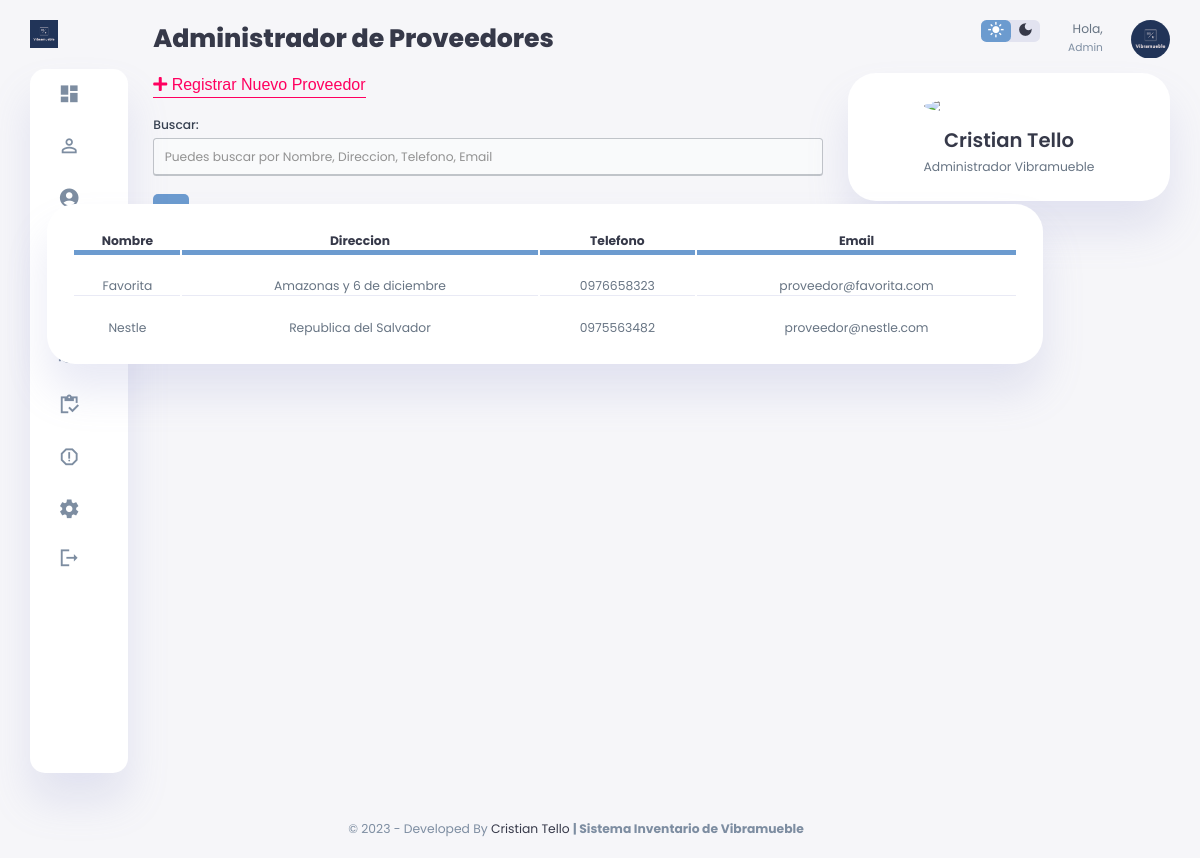
/php/proveedor_panel.php, run on the app's committed database.
### tables this page shows
CREATE TABLE `proveedores` (
  `Id_Proveedor` int(11) NOT NULL,
  `Nombre_Proveedor` varchar(100) NOT NULL,
  `Direccion_Proveedor` varchar(100) NOT NULL,
  `Telefono_Proveedor` varchar(100) NOT NULL,
  `Email_Proveedor` varchar(100) NOT NULL,
  `Estado_Proveedor` int(1) NOT NULL DEFAULT 1
);

### php/proveedor_panel.php (the view, shortened to what this page needs)
<?php
include('dbconnection.php');
include('parts/head.php');
?>
</head>
<body>
    <?php
    include('parts/sidebar.php')
    ?>
    <main>
        <h1>Administrador de Proveedores</h1>
        <br>
        <p>
            <button class="button-modal" data-modal="form-cliente">
                <span><i class='fa fa-plus'></i></span>
                Registrar Nuevo Proveedor
            </button>
        </p>
        <div class="nice-form-group">
            <div class="nice-form-group" width="30%">
                <label for="campo">Buscar: </label>
                <input type="text" class="campo" name="campo" id="campo" placeholder="Puedes buscar por Nombre, Direccion, Telefono, Email" />
            </div>
        </div>
        <div class="recent-orders">
            <table>
                <thead>
                    <tr>
                        <th>Nombre</th>
                        <th>Direccion</th>
                        <th>Telefono</th>
                        <th>Email</th>
                    </tr>
                </thead>
                <tbody class="content">
                    <?php
                    $sql_register = mysqli_query($con, "SELECT COUNT(*) as total_registro FROM proveedores");
                    $result_register = mysqli_fetch_array($sql_register);
                    $total_registro = $result_register['total_registro'];
                    $por_pagina = 5;
                    if (empty($_GET['pagina'])) {
                        $pagina = 1;
                    } else {
                        $pagina = $_GET['pagina'];
                    }
                    $desde = ($pagina - 1) * $por_pagina;
                    $total_paginas = ceil($total_registro / $por_pagina);
                    $ret = mysqli_query($con, "SELECT * FROM proveedores LIMIT $desde,$por_pagina");
                    $row = mysqli_num_rows($ret);
                    if ($row > 0) {
                        while ($row = mysqli_fetch_array($ret)) {
                            if ($row['Estado_Proveedor'] == 1) {
                                $color_row = "";
                            } else {
                                $estado_text = "Inactivo";
                                $color_row = "style='background-color: #ffb0b0; '";
                                $display = "style='display: none; '";
                                $displayActive = "style='display: '";
                            }
                    ?>
                            <tr class="id_row" <?php echo $color_row; ?> id="<?php echo $row['Id_Proveedor'] ?>">
                                <td>
                                    <div class="nice-form-group">
                                        <span class="editSpan Nombre_Proveedor"><?php echo $row['Nombre_Proveedor']; ?></span>
                                    </div>
                                </td>
                                <td>
                                    <div class="nice-form-group">
                                        <span class="editSpan Direccion_Proveedor"><?php echo $row['Direccion_Proveedor']; ?></span>
                                    </div>
                                </td>
                                <td>
                                    <div class="nice-form-group">
                                        <span class="editSpan Telefono_Proveedor"><?php echo $row['Telefono_Proveedor']; ?></span>
                                    </div>
                                </td>
                                <td>
                                    <div class="nice-form-group">
                                        <span class="editSpan Email_Proveedor"><?php echo $row['Email_Proveedor']; ?></span>
                                    </div>
                                </td>
                            </tr>
                        <?php
                        }
                    } else { ?>
                        <tr>
                            <th style="text-align:center; color:red;" colspan="8">No hay datos</th>
                        </tr>
                    <?php }
                    ?>
                </tbody>
            </table>
        </div>
        <br>
        <div class="pagination">
            <?php
            for ($i = 1; $i <= $total_paginas; $i++) {
                if ($i == $pagina) {
                    echo '<a class="active">' . $i . '</a>';
                } else {
                    echo '<a href="?pagina=' . $i . '">' . $i . '</a>';
                }
            }
            ?>
        </div>
    </main>
    <?php
    include('parts/right_section.php');
    ?>
    </div>
    <?php
    include('parts/footer.php');
    ?>
</body>

### css/style.css (style rules this page uses)
:root { --color-primary: #6c9bcf; --color-danger: #ff0060; --color-success: #1b9c85; --color-warning: #f7d060; --color-white: #fff; --color-info-dark: #7d8da1; --color-dark: #363949; --color-light: rgba(132, 139, 200, 0.18); --color-dark-variant: #677483; --color-background: #f6f6f9; --card-border-radius: 2rem; --border-radius-1: 0.4rem; --border-radius-2: 1.2rem; --card-padding: 1.8rem; --padding-1: 1.2rem; --box-shadow: 0 2rem 3rem var(--color-light); color: #fb8f8f; }
* { margin: 0; padding: 0; outline: 0; appearance: 0; border: 0; text-decoration: none; box-sizing: border-box; }
html { font-size: 14px; }
body { width: 100vw; height: 100vh; font-family: "Poppins", sans-serif; font-size: 0.88rem; user-select: none; overflow-x: hidden; color: var(--color-dark); background-color: var(--color-background); }
a { color: var(--color-dark); }
h1 { font-weight: 800; font-size: 1.8rem; }
p { color: var(--color-dark-variant); }
main { margin-top: 1.4rem; }
main .recent-orders { margin-top: 1.3rem; }
main .recent-orders table { background-color: var(--color-white); width: 100%; padding: var(--card-padding); text-align: center; box-shadow: var(--box-shadow); border-radius: var(--card-border-radius); transition: all 0.3s ease; }
main .recent-orders table thead th { border-bottom: var(--color-primary) 5px solid; }
main table tbody td { height: 2.8rem; border-bottom: 1px solid var(--color-light); color: var(--color-dark-variant); }
main table tbody tr:last-child td { border: none; }
main .pagination { display: inline-block; }
main .pagination a { color: var(--color-primary); float: left; padding: 8px 16px; text-decoration: none; }
main .pagination a.active { background-color: var(--color-primary); color: white; border-radius: 5px; }
@media screen and (max-width: 1200px) { main .recent-orders { width: 94%; position: absolute; left: 50%; transform: translateX(-50%); margin: 2rem 0 0 0.8rem; } }
@media screen and (max-width: 1200px) { main .recent-orders table { width: 83vw; } }

### css/modal_form_style.css (style rules this page uses)
button.button-modal { background: none; border-top: none; outline: none; border-right: none; border-left: none; border-bottom: #ff0060 1px solid; padding: 0 0 3px 0; font-size: 16px; color: #ff0060; cursor: pointer; }

### data on the page
proveedores: Nombre_Proveedor "Favorita", Direccion_Proveedor "Amazonas y 6 de diciembre", Telefono_Proveedor "0976658323", Email_Proveedor "proveedor@favorita.com"
proveedores: Nombre_Proveedor "Nestle", Direccion_Proveedor "Republica del Salvador", Telefono_Proveedor "0975563482", Email_Proveedor "proveedor@nestle.com"
